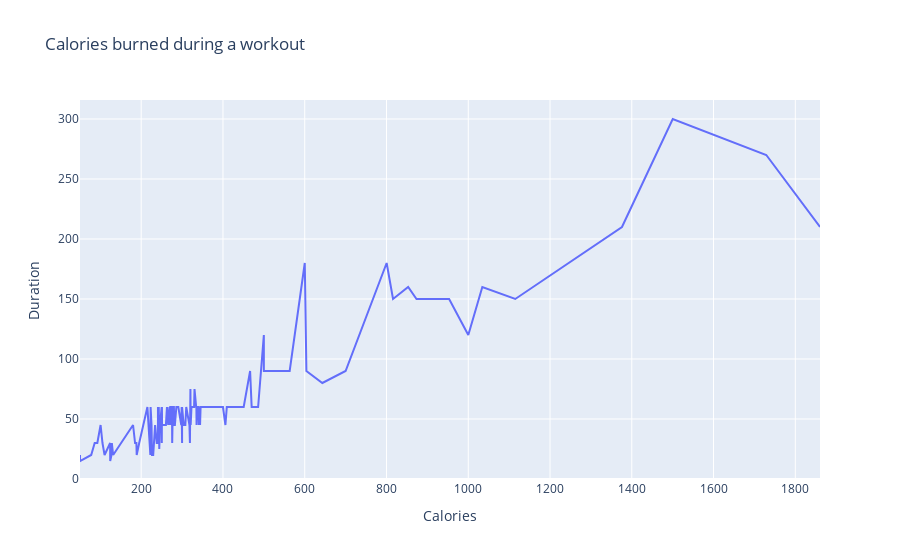

Write notebook code for a chart like this one.
### Code cell
df = df.sort_values(by="Calories")
fig = px.line(df, x="Calories", y="Duration", title="Calories burned during a workout")
fig.show()

### Figure 1 — Plotly figure (JSON) as saved in the notebook; plotly's stock layout.template omitted (floating-point values rounded to 4 significant figures; data arrays with more than 128 entries replaced by an {"elided": "..."} marker saying what was removed)
{"data": [{"hovertemplate": "Calories=%{x}<br>Duration=%{y}<extra></extra>", "legendgroup": "", "line": {"color": "#636efa", "dash": "solid"}, "marker": {"symbol": "circle"}, "mode": "lines", "name": "", "orientation": "v", "showlegend": false, "type": "scatter", "x": {"elided": "169 float values"}, "xaxis": "x", "y": {"elided": "169 int values"}, "yaxis": "y"}], "layout": {"legend": {"tracegroupgap": 0}, "title": {"text": "Calories burned during a workout"}, "xaxis": {"anchor": "y", "domain": [0, 1], "title": {"text": "Calories"}}, "yaxis": {"anchor": "x", "domain": [0, 1], "title": {"text": "Duration"}}}}
